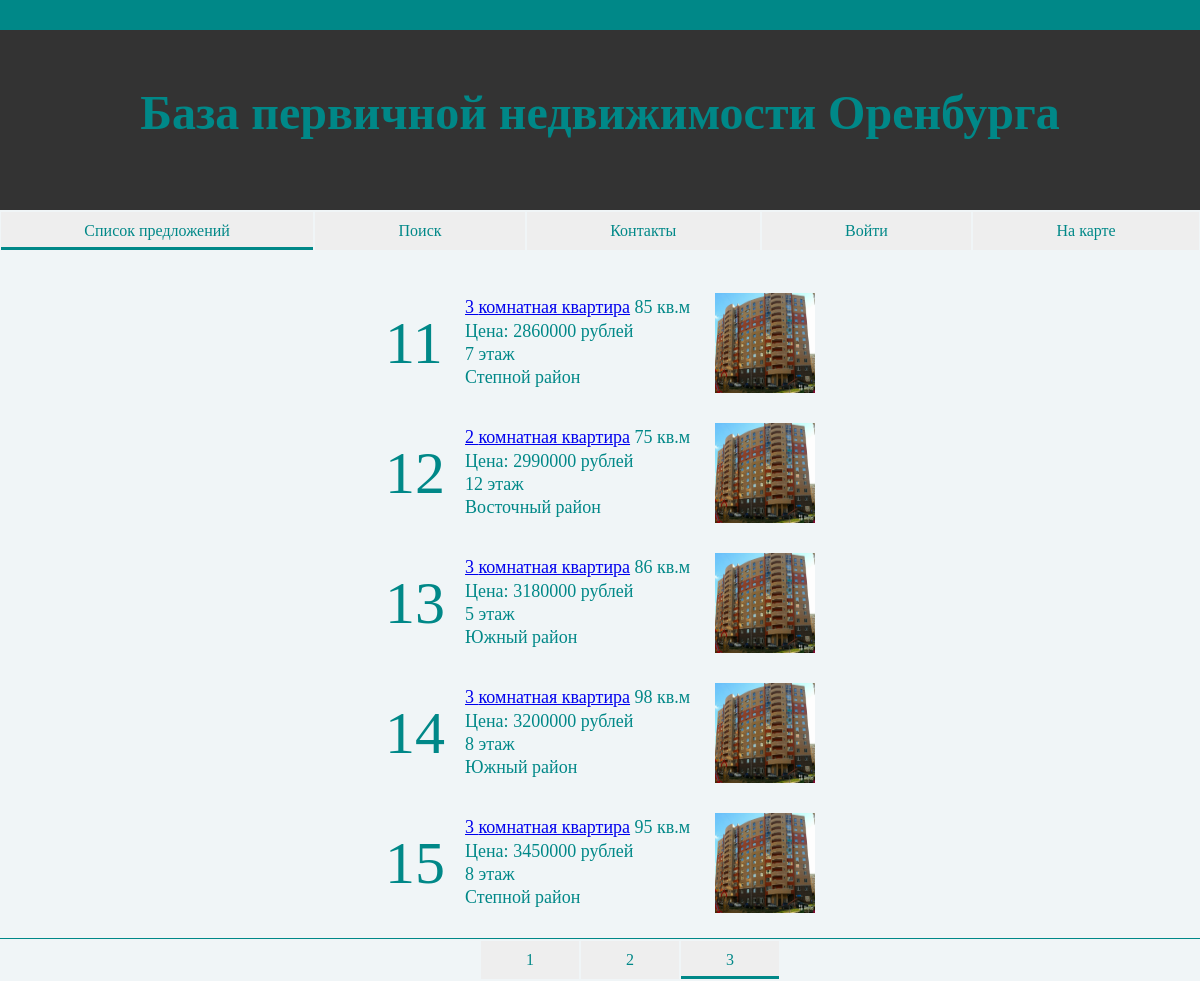
The page /List.php?pagi=3 on the database its author committed.
### tables this page shows
CREATE TABLE `Supply` (
  `id` int(11) NOT NULL DEFAULT '0',
  `price` int(11) DEFAULT NULL,
  `area` int(11) DEFAULT NULL,
  `metercost` int(11) DEFAULT NULL,
  `rooms` int(11) DEFAULT NULL,
  `storey` int(11) DEFAULT NULL,
  `stage` text,
  `iddistrict` int(11) DEFAULT NULL,
  `date` date DEFAULT NULL,
  `address` text,
  PRIMARY KEY (`id`),
  KEY `iddistrict` (`iddistrict`),
  CONSTRAINT `Supply_ibfk_1` FOREIGN KEY (`iddistrict`) REFERENCES `District` (`iddistrict`)
);

CREATE TABLE `District` (
  `iddistrict` int(11) NOT NULL DEFAULT '0',
  `district` text,
  PRIMARY KEY (`iddistrict`)
);

### Public/Paginator.php (the view, shortened to what this page needs)
<?php
    $pagi=$_GET['pagi'];
    function PaginationFromBase($dbhost, $dbuser, $dbpassword, $dbname, $ordercriteria, $currpage, $showitems)
    {
    $dbcon = new mysqli($dbhost, $dbuser, $dbpassword, $dbname);
    $dbcon->set_charset("utf8");
    $limlow = ($currpage-1)*$showitems;
    $i=0;
    $result = $dbcon->query("SELECT * FROM Supply inner join District on Supply.iddistrict = District.iddistrict order by $ordercriteria LIMIT $limlow, $showitems");
    echo "<br><br>";
    while ($row = $result->fetch_assoc()) {
    $i++;
    $id=$row['id'];
    $area=$row['area'];
    $price=$row['price'];
    $storey=$row['storey'];
    $rooms=$row['rooms'];
    $district=$row['district'];
    $num=$i+$limlow;
    echo   "<div class ='list-block'>
                <div class='bignum'>$num</div>
                <div class ='inner-list'><a href='Offer.php?id=$id'>$rooms комнатная квартира</a> $area кв.м <br>Ценa: $price рублей<br>$storey этаж<br>$district район <br></div>
                <img width='100' height='100' src='01.jpg'>
            </div>\n";
    }
    ?>
      <hr class= "nomar" size=0 color=#088 style="clear:left;"> </hr>
        <div class="menu" style="margin-left: 40%; width: 300px">
         <?php
    for ($i=1; $i<4; $i++){
    if ($i!=$currpage){
        $iu[$i]="menu-item";
    } else { $iu[$i]="menu-item_state_active";}?>
     <a href="?pagi=<?=$i?>" class=<?=$iu[$i]?>><?=$i?></a>
    <?php }
 }
?>
    <?php
    PaginationFromBase($server, $username, $password, $db, "price", $pagi, 5);
    ?>

### Public/Main.css (style rules this page uses)
body { margin: 0 0 0 0; min-width: 800px; background-color: #f0f5f7; }
.nomar { margin: 0 0 0 0; padding: 0 0 0 0; border: 0 0 0 0; }
.menu { display: flex; align: center; }
.menu-item { display:block; background:#eee; color:#088; font-family: DaxlinePro-Thin; font-weight: 300; text-decoration:none; text-align:center; margin:2px 1px; padding:10px 10px; transition:all 0.3s; flex-grow: 1; }
.menu-item_state_active { display:block; background:#eee; color:#088; font-family: DaxlinePro-Regular; font-weight: 300; text-decoration:none; text-align:center; margin:2px 1px; padding:10px 10px; transition:all 0.3s; flex-grow: 1; box-shadow:0px -3px 0 #088 inset; }
.list-block { margin: 0 auto; margin-bottom: 20px; display: flex; justify-content: center; align-items: center; width: 50%; height: 110px; }
.bignum { width: 50px; font-size: 60px; color:#088; font-family: DaxlinePro-Regular; font-weight: 300; text-align: right; margin-right: 30px; }
.inner-list { min-width: 250px; width: 40%; color:#088; line-height: 130%; font-family: DaxlinePro-Regular; font-weight: 300; font-size:18px; }

### rows shown on the page
supply: num "11", rooms "3", area "85", price "2860000", storey "7", iddistrict.district "Степной"
supply: num "12", rooms "2", area "75", price "2990000", storey "12", iddistrict.district "Восточный"
supply: num "13", rooms "3", area "86", price "3180000", storey "5", iddistrict.district "Южный"
supply: num "14", rooms "3", area "98", price "3200000", storey "8", iddistrict.district "Южный"
supply: num "15", rooms "3", area "95", price "3450000", storey "8", iddistrict.district "Степной"
